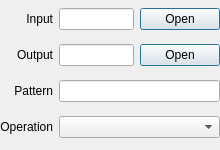
<?xml version="1.0" encoding="UTF-8"?>
<ui version="4.0">
 <author>Patrick Ziegler</author>
 <class>MediaCopierParamWidget</class>
 <widget class="QWidget" name="MediaCopierParamWidget">
  <property name="geometry">
   <rect>
    <x>0</x>
    <y>0</y>
    <width>220</width>
    <height>150</height>
   </rect>
  </property>
  <layout class="QGridLayout" name="gridLayout">
   <property name="leftMargin">
    <number>0</number>
   </property>
   <property name="topMargin">
    <number>0</number>
   </property>
   <property name="rightMargin">
    <number>0</number>
   </property>
   <property name="bottomMargin">
    <number>0</number>
   </property>
   <item row="0" column="0">
    <widget class="QLabel" name="dirsInputDirLabel">
     <property name="text">
      <string>Input</string>
     </property>
     <property name="alignment">
      <set>Qt::AlignRight|Qt::AlignTrailing|Qt::AlignVCenter</set>
     </property>
    </widget>
   </item>
   <item row="0" column="1">
    <widget class="QLineEdit" name="dirsInputDirText"/>
   </item>
   <item row="0" column="2">
    <widget class="QDialogButtonBox" name="dirsInputDirButton">
     <property name="sizePolicy">
      <sizepolicy hsizetype="Maximum" vsizetype="Fixed">
       <horstretch>0</horstretch>
       <verstretch>0</verstretch>
      </sizepolicy>
     </property>
     <property name="standardButtons">
      <set>QDialogButtonBox::Open</set>
     </property>
    </widget>
   </item>
   <item row="1" column="0">
    <widget class="QLabel" name="dirsOutputDirLabel">
     <property name="text">
      <string>Output</string>
     </property>
     <property name="alignment">
      <set>Qt::AlignRight|Qt::AlignTrailing|Qt::AlignVCenter</set>
     </property>
    </widget>
   </item>
   <item row="1" column="1">
    <widget class="QLineEdit" name="dirsOutputDirText"/>
   </item>
   <item row="1" column="2">
    <widget class="QDialogButtonBox" name="dirsOutputDirButton">
     <property name="sizePolicy">
      <sizepolicy hsizetype="Maximum" vsizetype="Fixed">
       <horstretch>0</horstretch>
       <verstretch>0</verstretch>
      </sizepolicy>
     </property>
     <property name="standardButtons">
      <set>QDialogButtonBox::Open</set>
     </property>
    </widget>
   </item>
   <item row="2" column="0">
    <widget class="QLabel" name="paramBaseFormatLabel">
     <property name="text">
      <string>Pattern</string>
     </property>
     <property name="alignment">
      <set>Qt::AlignRight|Qt::AlignTrailing|Qt::AlignVCenter</set>
     </property>
    </widget>
   </item>
   <item row="3" column="0">
    <widget class="QLabel" name="paramCommandLabel">
     <property name="text">
      <string>Operation</string>
     </property>
     <property name="alignment">
      <set>Qt::AlignRight|Qt::AlignTrailing|Qt::AlignVCenter</set>
     </property>
    </widget>
   </item>
   <item row="2" column="1" colspan="2">
    <widget class="QLineEdit" name="paramPattern">
     <property name="text">
      <string/>
     </property>
    </widget>
   </item>
   <item row="3" column="1" colspan="2">
    <widget class="QComboBox" name="paramCommand"/>
   </item>
  </layout>
 </widget>
 <tabstops>
  <tabstop>dirsInputDirText</tabstop>
  <tabstop>dirsInputDirButton</tabstop>
  <tabstop>dirsOutputDirText</tabstop>
  <tabstop>dirsOutputDirButton</tabstop>
  <tabstop>paramPattern</tabstop>
  <tabstop>paramCommand</tabstop>
 </tabstops>
 <resources/>
 <connections/>
</ui>
